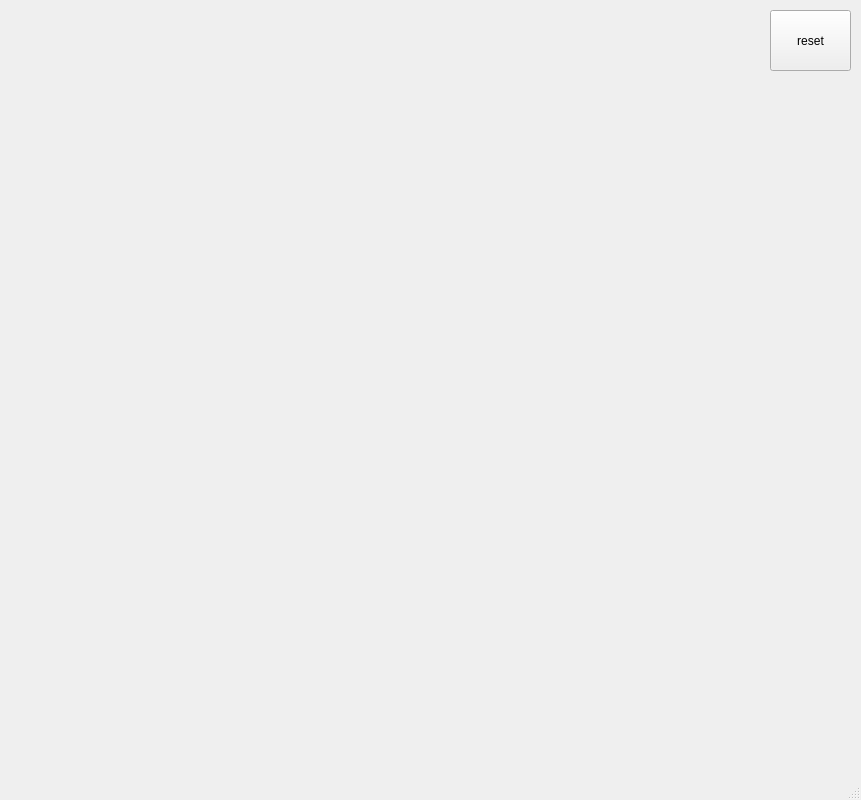
<?xml version="1.0" encoding="UTF-8"?>
<ui version="4.0">
 <class>MainWindow</class>
 <widget class="QMainWindow" name="MainWindow">
  <property name="geometry">
   <rect>
    <x>0</x>
    <y>0</y>
    <width>861</width>
    <height>800</height>
   </rect>
  </property>
  <property name="windowTitle">
   <string>MainWindow</string>
  </property>
  <widget class="QWidget" name="centralwidget">
   <widget class="QPushButton" name="pbReset">
    <property name="geometry">
     <rect>
      <x>770</x>
      <y>10</y>
      <width>81</width>
      <height>61</height>
     </rect>
    </property>
    <property name="toolTip">
     <string>2,3</string>
    </property>
    <property name="text">
     <string>reset</string>
    </property>
    <property name="iconSize">
     <size>
      <width>40</width>
      <height>40</height>
     </size>
    </property>
   </widget>
  </widget>
  <widget class="QMenuBar" name="menubar">
   <property name="geometry">
    <rect>
     <x>0</x>
     <y>0</y>
     <width>861</width>
     <height>21</height>
    </rect>
   </property>
  </widget>
  <widget class="QStatusBar" name="statusbar"/>
 </widget>
 <resources/>
 <connections/>
</ui>
